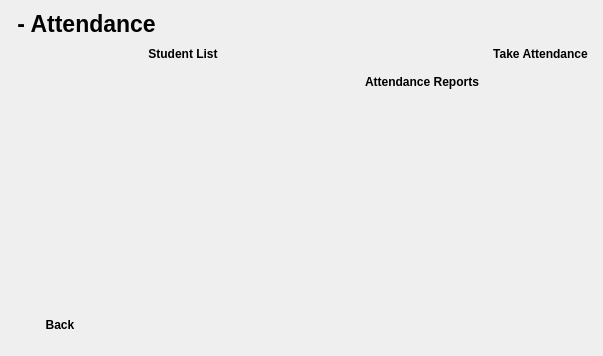
<?xml version="1.0" encoding="UTF-8"?>
<ui version="4.0">
 <class>AceClassUtility_Attendance</class>
 <widget class="QDialog" name="AceClassUtility_Attendance">
  <property name="geometry">
   <rect>
    <x>0</x>
    <y>0</y>
    <width>603</width>
    <height>356</height>
   </rect>
  </property>
  <property name="minimumSize">
   <size>
    <width>603</width>
    <height>356</height>
   </size>
  </property>
  <property name="maximumSize">
   <size>
    <width>603</width>
    <height>356</height>
   </size>
  </property>
  <property name="baseSize">
   <size>
    <width>603</width>
    <height>356</height>
   </size>
  </property>
  <property name="windowTitle">
   <string>Ace Class Utility - &lt;className&gt; - Attendance</string>
  </property>
  <property name="windowIcon">
   <iconset resource="../main.qrc">
    <normaloff>:/icons/icon.png</normaloff>:/icons/icon.png</iconset>
  </property>
  <layout class="QGridLayout" name="gridLayout">
   <item row="6" column="0">
    <spacer name="verticalSpacer">
     <property name="orientation">
      <enum>Qt::Vertical</enum>
     </property>
     <property name="sizeType">
      <enum>QSizePolicy::Expanding</enum>
     </property>
     <property name="sizeHint" stdset="0">
      <size>
       <width>20</width>
       <height>40</height>
      </size>
     </property>
    </spacer>
   </item>
   <item row="0" column="0">
    <widget class="QLabel" name="classNameLabel">
     <property name="font">
      <font>
       <pointsize>17</pointsize>
       <weight>75</weight>
       <bold>true</bold>
      </font>
     </property>
     <property name="text">
      <string>&lt;className&gt; - Attendance</string>
     </property>
    </widget>
   </item>
   <item row="7" column="0">
    <widget class="QWidget" name="backButtonWidget" native="true">
     <layout class="QGridLayout" name="gridLayout_2">
      <item row="0" column="0">
       <widget class="QPushButton" name="backButton">
        <property name="font">
         <font>
          <weight>75</weight>
          <bold>true</bold>
         </font>
        </property>
        <property name="text">
         <string>Back</string>
        </property>
        <property name="icon">
         <iconset theme="back"/>
        </property>
        <property name="flat">
         <bool>true</bool>
        </property>
       </widget>
      </item>
      <item row="0" column="1">
       <spacer name="horizontalSpacer">
        <property name="orientation">
         <enum>Qt::Horizontal</enum>
        </property>
        <property name="sizeHint" stdset="0">
         <size>
          <width>40</width>
          <height>20</height>
         </size>
        </property>
       </spacer>
      </item>
     </layout>
    </widget>
   </item>
   <item row="1" column="0">
    <layout class="QGridLayout" name="buttonLayout">
     <item row="1" column="1">
      <widget class="QPushButton" name="attendanceReportsButton">
       <property name="font">
        <font>
         <weight>75</weight>
         <bold>true</bold>
        </font>
       </property>
       <property name="text">
        <string>Attendance Reports</string>
       </property>
       <property name="icon">
        <iconset theme="document-properties"/>
       </property>
       <property name="iconSize">
        <size>
         <width>64</width>
         <height>64</height>
        </size>
       </property>
       <property name="flat">
        <bool>true</bool>
       </property>
      </widget>
     </item>
     <item row="0" column="2">
      <widget class="QPushButton" name="takeAttendanceButton">
       <property name="font">
        <font>
         <weight>75</weight>
         <bold>true</bold>
        </font>
       </property>
       <property name="text">
        <string>Take Attendance</string>
       </property>
       <property name="icon">
        <iconset theme="document-new"/>
       </property>
       <property name="iconSize">
        <size>
         <width>64</width>
         <height>64</height>
        </size>
       </property>
       <property name="flat">
        <bool>true</bool>
       </property>
      </widget>
     </item>
     <item row="1" column="0">
      <spacer name="horizontalSpacer_2">
       <property name="orientation">
        <enum>Qt::Horizontal</enum>
       </property>
       <property name="sizeHint" stdset="0">
        <size>
         <width>40</width>
         <height>20</height>
        </size>
       </property>
      </spacer>
     </item>
     <item row="0" column="0">
      <widget class="QPushButton" name="studentListButton">
       <property name="font">
        <font>
         <weight>75</weight>
         <bold>true</bold>
        </font>
       </property>
       <property name="text">
        <string>Student List</string>
       </property>
       <property name="icon">
        <iconset theme="document-edit"/>
       </property>
       <property name="iconSize">
        <size>
         <width>64</width>
         <height>64</height>
        </size>
       </property>
       <property name="flat">
        <bool>true</bool>
       </property>
      </widget>
     </item>
    </layout>
   </item>
  </layout>
 </widget>
 <resources>
  <include location="../main.qrc"/>
 </resources>
 <connections/>
</ui>
